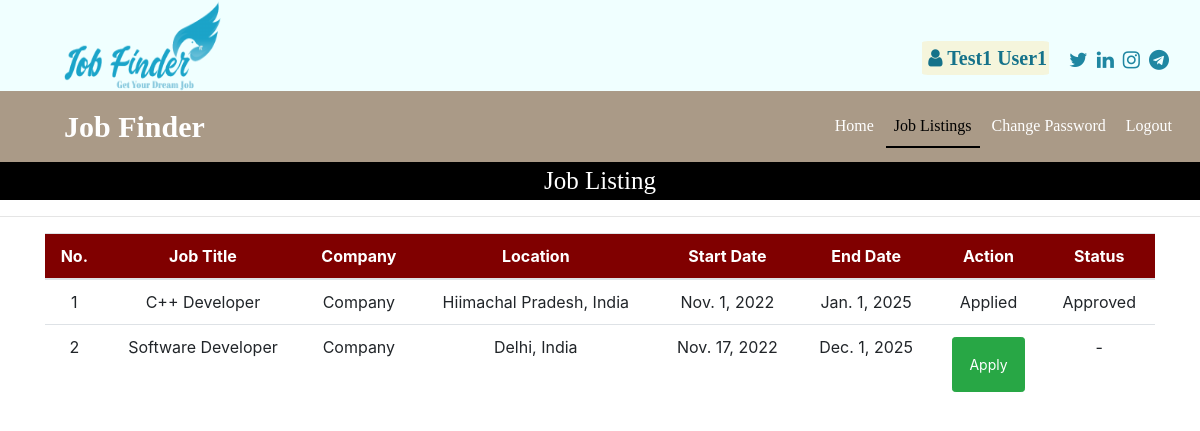
/user_latest_jobs (signed in), run on an earlier commit of the app's database.
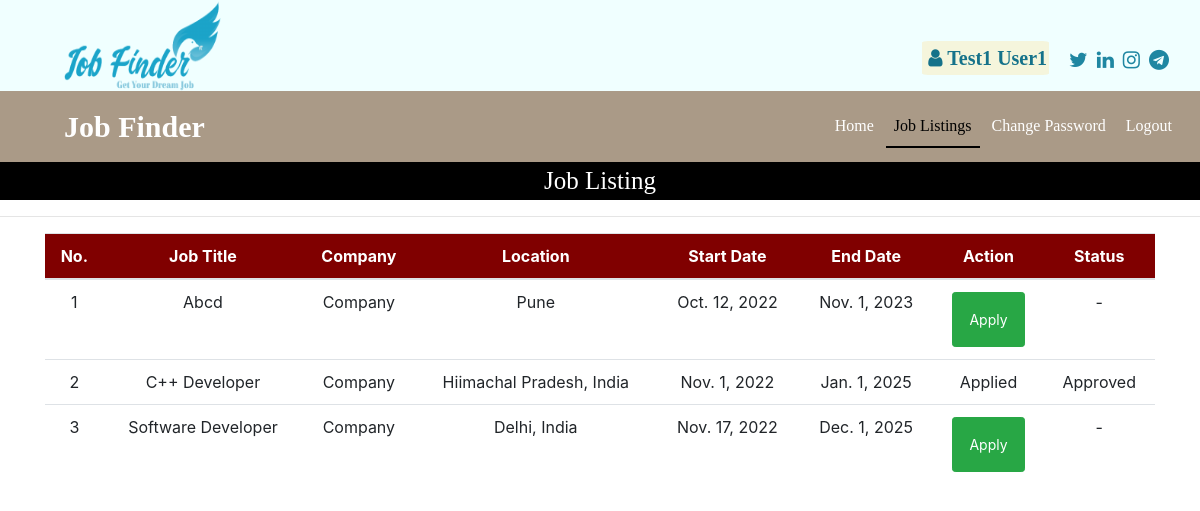
And on a later commit of the database.
### job/models.py (models this page shows, shortened)
class Job(models.Model):
    recruiter = models.ForeignKey(Recruiter, on_delete=models.CASCADE)
    start_date = models.DateField()
    end_date = models.DateField()
    image = models.FileField(null=True)
    title = models.CharField(max_length=100)
    salary = models.IntegerField()
    description = models.CharField(max_length=200)
    experience = models.CharField(max_length=50)
    location = models.CharField(max_length=100)
    skills = models.CharField(max_length=100)
    creation_date = models.DateField()

class Recruiter(models.Model):
    user = models.ForeignKey(User, on_delete=models.CASCADE)
    mobile = models.CharField(max_length=15, null=True)
    image = models.FileField(null=True)
    gender = models.CharField(max_length=10, null=True)
    company = models.CharField(max_length=50, null=True)
    type = models.CharField(max_length=15, null=True)
    status = models.CharField(max_length=20, null=True)

### job/views.py (the view)
# urls.py: path('user_latest_jobs', user_latest_jobs, name="user_latest_jobs"),
def user_latest_jobs(request):
    job = Job.objects.all().order_by('start_date')
    user = request.user
    jobseeker = JobSeeker.objects.get(user=user)
    data2 =Apply.objects.filter(jobseeker=jobseeker)
    data = JobStatus.objects.filter(jobseeker=jobseeker)
    li = []
    ai = []
    ri = []
    for i in data2:
        li.append(i.job.id)
    for i in data:
        if i.status == "Accept":
            ai.append(i.apply.job.id)
            if i.apply.job.id in ri:
                ri.remove(i.apply.job.id)
        elif i.status == "Reject":
            ri.append(i.apply.job.id)
            if i.apply.job.id in ai:
                ai.remove(i.apply.job.id)
    d = {'job': job, 'li': li, 'ai':ai, 'ri':ri}
    return render(request, 'user_latest_jobs.html', d)

### job/templates/user_latest_jobs.html (shortened to what this page needs)
{% load static %}
{% block body %}
{% include 'user_navigations.html' %}
<div class="bef_log_page" value="user_job_listing" style="font-family:'Monotype Corsiva'; font-size:25px; color: white; background-color: black; text-align: center">
    Job Listing
</div>
<hr>
<div class="container">
<table class="table table-hover" id="example">
    <thead>
    <tr style="background-color: maroon; color: white; text-align: center">
        <th>No.</th>
        <th>Job Title</th>
        <th>Company</th>
        <th>Location</th>
        <th>Start Date</th>
        <th>End Date</th>
        <th>Action</th>
        <th>Status</th>
    </tr>
    </thead>
    <tbody>
    {% for i in job %}
    <tr style="text-align: center">
        <td>{{forloop.counter}}</td>
        <td>{{i.title}}</td>
        <td>{{i.recruiter.company}}</td>
        <td>{{i.location}}</td>
        <td>{{i.start_date}}</td>
        <td>{{i.end_date}}</td>
        {% if i.id in li %}
        <td>Applied</td>
        {% else %}
        <td><a href="{% url 'job_details' i.id %}" class="btn btn-success btn-sm p-3">Apply</a>
            {% endif %}
        </td>
        {% if i.id in ai %}
        <td>Approved</td>
        {% elif i.id in ri %}
        <td>Rejected</td>
        {% else %}
        <td> - </td>
        {% endif %}
    </tr>
    {% endfor %}
    </tbody>
</table>
</div>
{% endblock %}

### job/templates/user_navigations.html (shortened to what this page needs)
<html xmlns="http://www.w3.org/1999/html">
<head>
    {% load static %}
    <link rel="stylesheet" href="https://cdn.jsdelivr.net/npm/bootstrap@4.6.1/dist/css/bootstrap.min.css">
    <link rel="stylesheet" href="https://cdnjs.cloudflare.com/ajax/libs/font-awesome/4.7.0/css/font-awesome.min.css">
</head>
<body>
<div class="row topbefnav" style="
	font-family: 'Monotype Corsiva';
    padding: 0px;
    display: flex;
    margin: 0px !important;
	justify-content:flex-end;
    width: 100%;
    align-items: center;
">
    <div class="row" style="align-items:center;height: 105px;width: 100%;padding-right: 0px;background: azure;margin-right: 0px;margin-top: -14px;">
        <div class="col-sm-8 text-center" style="
    height: inherit;
    display: flex;
    justify-content: flex-start;
    align-items: flex-end;
    padding-left: 4rem;
">
    <img src="/static/images/logo1.png" style="width: 160px;height: 100px;margin-bottom: -7px;">
        </div>
        <div class="col-sm-4 text-right" style="height: inherit;display: flex;padding-bottom: 1rem;justify-content: flex-end;align-items: flex-end;">
            <div class="navbar-brand text-white font-weight-bold pl-5" style="font-family:'Monotype Corsiva';font-size: 20px;color: #15728a !important;padding: 0px !important;border:2px solid #f5f5dc;border-radius:5%;background:#f5f5dc;"><i class="fa fa-user pl-1"></i> {{request.user.first_name}} {{request.user.last_name}}</div>
<div style="font-weight: bold;font-size: 20px;color: #1f87a2;padding-right:1rem;">
                <span>
                    <a href="https://twitter.com/home"><i class="fa fa-twitter pl-1"></i></a>
                    <a href="/"><i class="fa fa-linkedin pl-1"></i></a>
                    <a href="https://www.instagram.com/nirdosht__/?hl=en"><i class="fa fa-instagram pl-1"></i></a>
                    <a href="https://telegram.org/"><i class="fa fa-telegram pl-1"></i></a>
                </span>
            </div>
        </div>
    </div>
</div>
<nav class="navbar navbar-expand-sm" style="
    background-color: #aa9a87;
    width: inherit;
    font-family: 'Monotype Corsiva';
">
    <div><a class="navbar-brand text-white pl-5 font-weight-bold" style="font-family:'Monotype Corsiva'; font-size:30px">Job Finder</a></div>
    <ul class="navbar-nav text-center" style="
    flex: auto;
    justify-content: end;
">
        <li class="nav-item">
            <a class="nav-link user_home" href="{% url 'user_home' %}" style="">Home</a>
        </li>
        <li class="nav-item">
            <a class="nav-link user_job_listing" href="{% url 'user_latest_jobs' %}">Job Listings</a>
        </li>
        <li class="nav-item">
            <a class="nav-link user_change_password" href="{% url 'change_password_user' %}">Change Password</a>
        </li>
        <li class="nav-item">
            <a class="nav-link user_logout" href="{% url 'Logout' %}">Logout</a>
        </li>
    </ul>
</nav>
</body>
</html>

### job/templates/user_navigations.html (style rules this page uses)
.nav-link { color:white !important; margin-right: 4px }
.topbefnav a:link { color: #1f87a2; background-color: transparent; text-decoration: none; }

What changed in the data, as far as the page shows it:
added Job: title "Abcd", recruiter.company "Company", location "Pune", start_date "Oct. 12, 2022", end_date "Nov. 1, 2023", shows "Apply"
